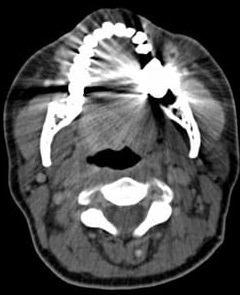
#> input picture images/1.jpg, 240 x 295 px, found by its file name
$ python create_mask.py
#> lines starting #> are read from the running program, lines starting #| are printed output that depends on the picture; after the words box and inside, x2 and y2 are one past the last pixel; in counts of white or black regions, pixels touching at a corner belong together
#> further down, img is the input picture: shape (295, 240); min 0, max 255, mean 79.8
import cv2 as cv;
import numpy as np;
import matplotlib.pyplot as plt;
import collections

## Calcular quantidade e porcentagem de cada componente encontrado
def qtd_porc(img):
    aux = np.asarray(img).reshape(-1)

    # Find pixel values and quantity of an image
    counter=collections.Counter(aux)
    counterKeys = list(counter.keys());
    counterValues = list(counter.values());

    # Size of vectors
    n = len(list(counter.keys()));

    # Array aux
    aux2 = [];

    # Calc porcentagem
    porcentagem = [round((x*100)/sum(counterValues),2) for x in counterValues];


    # Info
    for i in range(n):
        aux2.append({'label': counterKeys[i],
                     'qtd': counterValues[i],
                     'porc': porcentagem[i]});

    # Return info, keys, values(qtd), porcentagem
    return aux2, counterKeys, counterValues, porcentagem;

# Find position of bigger
def index_max_porc(labels):
    # Print qtd and porcentagem
    inteiro, keys, values, porc = qtd_porc(labels);
    porc[0] = 0;
    n = porc.index(max(porc));

    return n;

def create_mask(img):

    # Scaling and transforming for uint8
    img2 = cv.normalize(img, None, -1, 1, cv.NORM_MINMAX, cv.CV_8U);
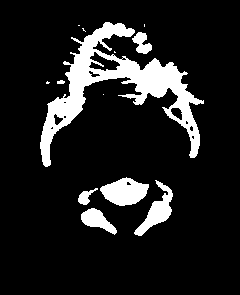
#> img2: shape (295, 240); values 0 (black) and 1 (white), 12.4% white; 13 white regions (6 under 20 px), largest, box (x1, y1, x2, y2) and area: (40, 22, 204, 167) 6170, (100, 177, 149, 206) 932, (134, 180, 173, 236) 757

    # Labeling
    num_labels, labels = cv.connectedComponents(img2);
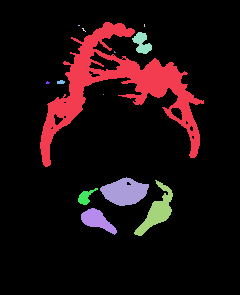
#> labels: shape (295, 240) int32; 14 distinct labels, from 0 to 13; one colour per label, 0 black
#> num_labels = 14

    # Print qtd and porcentagem
    n = index_max_porc(labels);
#> in qtd_porc, `counter=collections.Counter(aux)`: counter = 14 items
#> in qtd_porc, `counterKeys = list(counter.keys());`: counterKeys = [0, 1, 3, 2, 4, 5, 6, 8, 7, 9, 10, 11, 12, 13]
#> in qtd_porc, `counterValues = list(counter.values());`: counterValues = [62012, 6170, 3, 2, 6, 254, 3, 26, 8, 1, 932, 757, 151, 475]
#> in qtd_porc, `n = len(list(counter.keys()));`: n = 14
#> in qtd_porc, `porcentagem = [round((x*100)/sum(counterValues),2) for x in counterVal..`: porcentagem = [87.59, 8.71, 0, 0, 0.01, 0.36, 0, 0.04, 0.01, 0, 1.32, 1.07, 0.21, 0.67]
#> after the loop in qtd_porc, `for i in range(n):`: aux2 = 14 items
#> in index_max_porc, `inteiro, keys, values, porc = qtd_porc(labels);`: keys = [0, 1, 3, 2, 4, 5, 6, 8, 7, 9, 10, 11, 12, 13]; values has the same summary as counterValues in qtd_porc; porc has the same summary as porcentagem in qtd_porc
#> in index_max_porc, `n = porc.index(max(porc));`: n = 1
#> n = 1

    # Replace values in images
    labels = np.where(labels>n, 0, labels);
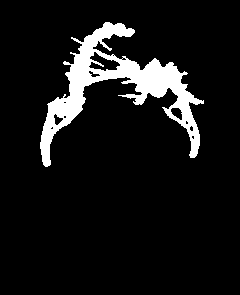
#> labels: shape (295, 240) int32; values 0 (black) and 1 (white), 8.7% white; 1 white region, box (x1, y1, x2, y2) and area: (40, 22, 204, 167) 6170

    # Scaling and transforming for uint8
    img3 = cv.normalize(labels, None, -1, 1, cv.NORM_MINMAX, cv.CV_8U);

    # kernel = np.ones((50,50),np.uint8)
    kernel = cv.getStructuringElement(cv.MORPH_RECT,(9,9))
    erosion = cv.erode(img3,kernel,iterations = 1)
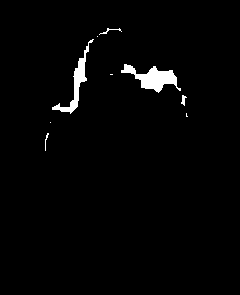
#> erosion: shape (295, 240); values 0 (black) and 1 (white), 2% white; 9 white regions (4 under 20 px), largest, box (x1, y1, x2, y2) and area: (121, 64, 181, 93) 737, (52, 39, 94, 114) 545, (99, 28, 122, 35) 36, (181, 95, 187, 106) 34, (45, 133, 49, 151) 24

    # Labeling
    num_labels, labels = cv.connectedComponents(erosion);
#> labels: shape (295, 240) int32; 10 distinct labels, from 0 to 9
#> num_labels = 10

    n = index_max_porc(labels);
#> n = 4

    # Replace values in images
    labels = np.where(labels!=n, 0, labels);
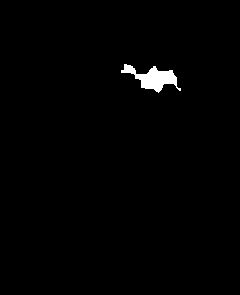
#> labels: shape (295, 240) int32; values 0 (black) and 4 (white), 1% white; 1 white region, box (x1, y1, x2, y2) and area: (121, 64, 181, 93) 737

    # Scaling and transforming for uint8
    img4 = cv.normalize(labels, None, -1, 255, cv.NORM_MINMAX, cv.CV_8U);

    img4 = cv.dilate(img4,kernel,iterations = 1) ## Dialtar image
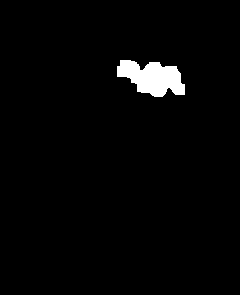
#> img4: shape (295, 240); 2.3% white; 1 white region, box (x1, y1, x2, y2) and area: (117, 60, 185, 97) 1641

    return img4;


def apply_mask(img, mask):
    M, N = img.shape
#> M = 295; N = 240
    img5 = np.copy(img)
    img6 = np.copy(img)
    for i in range (0, M):
        for j in range(0,N):
            img5[i,j] = 0
#> img5: shape (295, 240); every value is 0

    for i in range (0, M):
        for j in range(0,N):
            if mask[i,j] > 0:
                img6[i,j] = 0
                img5[i,j] = 255
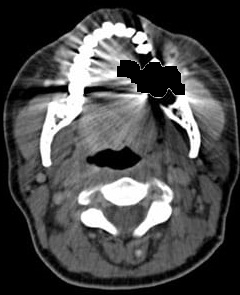
#> img6: shape (295, 240); 2.32% of pixels changed, all inside (x1, y1, x2, y2) = (117, 60, 185, 97)

    return img6;

# Tests
img = cv.imread('../images/1.jpg', 0);  # Read image
mask = create_mask(img);                # Create mask
mask_img = apply_mask(img, mask);       # Apply mask


# Print images
fig, axes = plt.subplots(1, 3,figsize=(10, 10));
ax = axes.ravel()

ax[0].imshow(img, cmap=plt.cm.gray);
ax[0].set_title('Image Original');
ax[1].imshow(mask, cmap=plt.cm.gray)
ax[1].set_title('Máscara');
ax[2].imshow(mask_img, cmap=plt.cm.gray)
ax[2].set_title('Output ');

for a in ax:
    a.axis('off')
fig.tight_layout()
plt.show()

$ run again, with images/image01.jpg copied over images/1.jpg
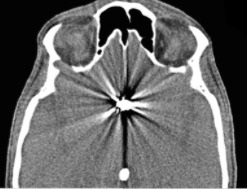
#> input picture images/image01.jpg, 247 x 189 px, found by its file name
#> img is the input picture: shape (189, 247); min 0, max 255, mean 101.7
#> img2: shape (189, 247); values 0 (black) and 1 (white), 9.2% white; 19 white regions (9 under 20 px), largest, box (x1, y1, x2, y2) and area: (10, 24, 123, 189) 1380, (188, 26, 229, 189) 1325, (72, 1, 156, 72) 773
#> in create_mask, `num_labels, labels = cv.connectedComponents(img2);`:
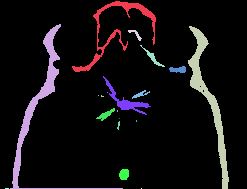
#> labels: shape (189, 247) int32; 20 distinct labels, from 0 to 19; one colour per label, 0 black
#> in create_mask, `num_labels, labels = cv.connectedComponents(img2);`: num_labels = 20
#> counter = 20 items
#> counterKeys = [0, 1, 2, 3, 4, 5, 6, 7, 8, 9, 10, 11, 12, 13, 14, 16, 15, 17, 18, 19]
#> counterValues = [42379, 773, 1380, 1325, 47, 91, 85, 337, 55, 1, 1, 4, 87, 2, 1, 2, 15, 93, 4, 1]
#> in qtd_porc, `n = len(list(counter.keys()));`: n = 20
#> porcentagem = [90.78, 1.66, 2.96, 2.84, 0.1, 0.19, 0.18, 0.72, 0.12, 0, 0, 0.01, 0.19, 0, 0, 0, 0.03, 0.2, 0.01, 0]
#> after the loop in qtd_porc, `for i in range(n):`: aux2 = 20 items
#> keys has the same summary as counterKeys in qtd_porc; values has the same summary as counterValues in qtd_porc; porc has the same summary as porcentagem in qtd_porc
#> in index_max_porc, `n = porc.index(max(porc));`: n = 2
#> img3: shape (189, 247); values 0 (black) and 1 (white), 3% white; 1 white region, box (x1, y1, x2, y2) and area: (10, 24, 123, 189) 1380
#> erosion: shape (189, 247); values 0 (black) and 1 (white), 0.01% white in thin lines or dots, all inside (x1, y1, x2, y2) = (48, 86, 50, 88)
#> in create_mask, `n = index_max_porc(labels);`: n = 1
#> after the loop in apply_mask, `for i in range (0, M):`:
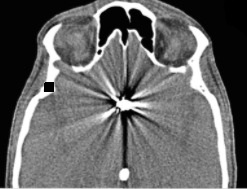
#> img6: shape (189, 247); 0.21% of pixels changed, all inside (x1, y1, x2, y2) = (44, 82, 54, 92)

$ run again, with images/image02.jpg copied over images/1.jpg
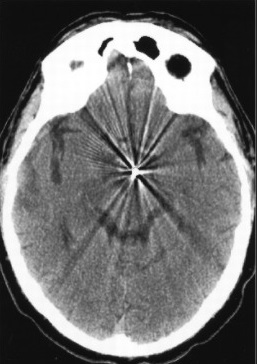
#> input picture images/image02.jpg, 257 x 364 px, found by its file name
#> img is the input picture: shape (364, 257); min 6, max 255, mean 114.3
#> img2: shape (364, 257); values 0 (black) and 1 (white), 19.8% white; 31 white regions (26 under 20 px), largest, box (x1, y1, x2, y2) and area: (2, 20, 254, 357) 18238, (126, 156, 151, 181) 128, (127, 63, 133, 74) 34, (138, 180, 145, 191) 31, (28, 104, 34, 113) 25
#> in create_mask, `num_labels, labels = cv.connectedComponents(img2);`: num_labels = 32
#> counter = 32 items
#> counterKeys = 32 values from 0 to 31
#> counterValues = 32 values, max 74993 at index 0, min 1 at index 2, mean 2923.4
#> in qtd_porc, `n = len(list(counter.keys()));`: n = 32
#> porcentagem = 32 values, max 80.17 at index 0, min 0 at index 2, mean 3.12
#> after the loop in qtd_porc, `for i in range(n):`: aux2 = 32 items
#> keys = 32 values from 0 to 31; values has the same summary as counterValues in qtd_porc; porc has the same summary as porcentagem in qtd_porc
#> in index_max_porc, `n = porc.index(max(porc));`: n = 1
#> img3: shape (364, 257); values 0 (black) and 1 (white), 19.5% white; 1 white region, box (x1, y1, x2, y2) and area: (2, 20, 254, 357) 18238
#> erosion: shape (364, 257); values 0 (black) and 1 (white), 8% white; 9 white regions (5 under 20 px), largest, box (x1, y1, x2, y2) and area: (40, 25, 233, 148) 5275, (6, 163, 249, 352) 2058, (18, 136, 30, 157) 50, (29, 123, 37, 133) 37
#> in create_mask, `num_labels, labels = cv.connectedComponents(erosion);`:
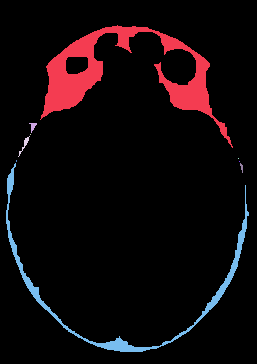
#> labels: shape (364, 257) int32; 10 distinct labels, from 0 to 9; one colour per label, 0 black
#> in create_mask, `num_labels, labels = cv.connectedComponents(erosion);`: num_labels = 10
#> after the loop in apply_mask, `for i in range (0, M):`:
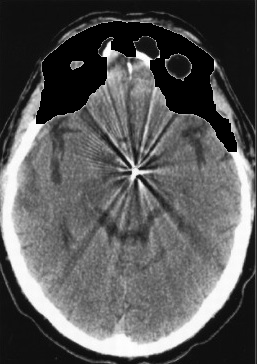
#> img6: shape (364, 257); 10.4% of pixels changed, all inside (x1, y1, x2, y2) = (36, 21, 237, 152)
